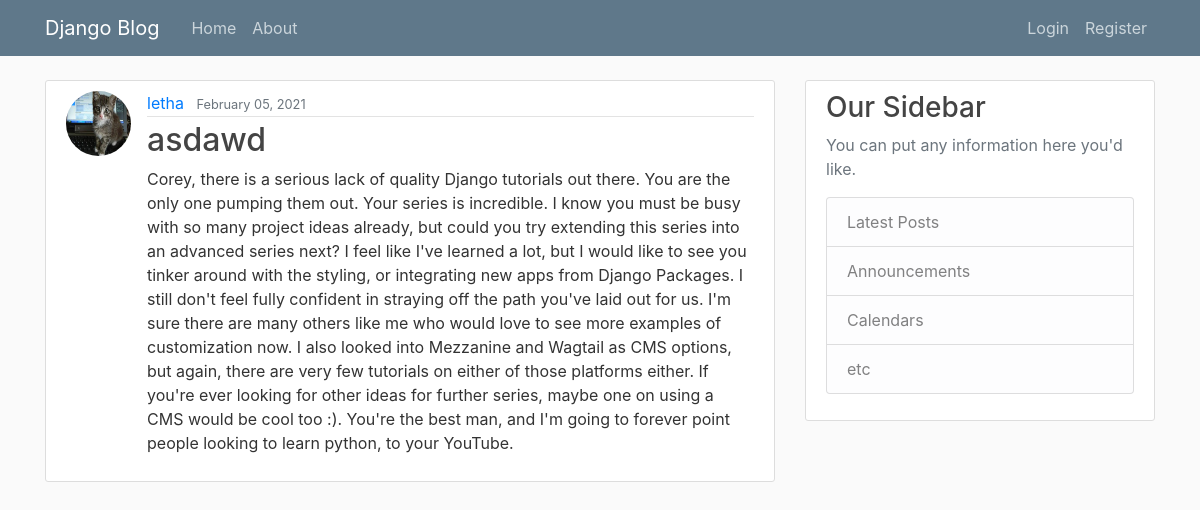
The app's page /blog/post/17/ with its own data.
### Blog/models.py (models this page shows, shortened)
class Post(models.Model):
    title = models.CharField(max_length=100)
    content = models.TextField()
    date_posted = models.DateTimeField(default=timezone.now)
    author = models.ForeignKey(User, on_delete=models.CASCADE)

### users/models.py (models this page shows, shortened)
class Profile(models.Model):
    user = models.OneToOneField(User, on_delete=models.CASCADE);
    image = models.ImageField(default='default.jpg', upload_to='profile_pics');

### Blog/views.py (the view)
# urls.py: path('post/<int:pk>/', PostDetailView.as_view(), name='post-detail'),
class PostDetailView(DetailView):
    model = Post

### Blog/templates/Blog/post_detail.html (shortened to what this page needs)
{% extends 'blog/base.html' %}
{% block content %}
    <article class="media content-section">
        <img class="rounded-circle article-img" src="{{ object.author.profile.image.url }}">
      <div class="media-body">
        <div class="article-metadata">
          <a class="mr-2" href="#">{{ object.author }}</a>
          <small class="text-muted">{{ object.date_posted|date:"F d, Y"}}</small>
        </div>
        <h2 class="article-title"> {{ object.title }}</h2>
        <p class="article-content">{{ object.content }}</p>
      </div>
    </article>
{% endblock content %}

### Blog/static/Blog/blog.css (style rules this page uses)
body { background: #fafafa; color: #333333; margin-top: 5rem; }
h1, h2, h3, h4, h5, h6 { color: #444444; }
.content-section { background: #ffffff; padding: 10px 20px; border: 1px solid #dddddd; border-radius: 3px; margin-bottom: 20px; }
.article-title { color: #444444; }
.article-content { white-space: pre-line; }
.article-img { height: 65px; width: 65px; margin-right: 16px; }
.article-metadata { padding-bottom: 1px; margin-bottom: 4px; border-bottom: 1px solid #e3e3e3 }

### records on screen
Post: author.profile.image (picture), author "letha", date_posted "February 05, 2021", title "asdawd", content "Corey, there is a serious lack of quality Django tutorials out there. You are the only one pumping them out. Your series is incredible. I know you must be busy with so many project ideas already, but could you try extending this series into an advanced series next? I feel like I've learned a lot, but I would like to see you tinker around with the styling, or integrating new apps from Django Packages. I still don't feel fully confident in straying off the path you've laid out for us. I'm sure there are many others like me who would love to see more examples of customization now. I also looked into Mezzanine and Wagtail as CMS options, but again, there are very few tutorials on either of…"
